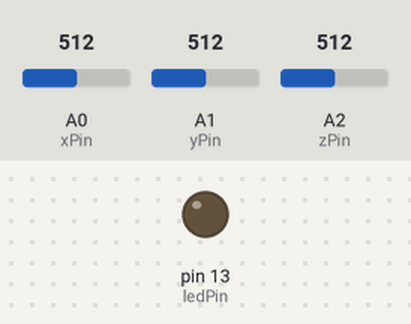
Recording of a sketch running on a simulated Arduino Uno, built with avr-gcc and run on an emulated ATmega328P. Shown: output pins drawn as LEDs (lit = HIGH). Inputs (shaded band) come from the test bench; at power-on: A0 (xPin) = 512, A1 (yPin) = 512, A2 (zPin) = 512. What the sketch prints to the serial monitor is not drawn.

Above: at 4.2 s.
4.3 s: A0 (xPin) set to 523
5.8 s: A0 (xPin) set to 547
At 6.8 s:
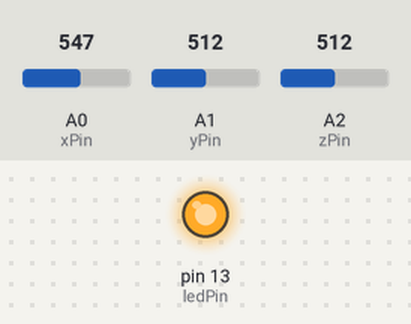
Timing chart, 0 to 10.6 s (numbered marks = the images above; inputs shaded):
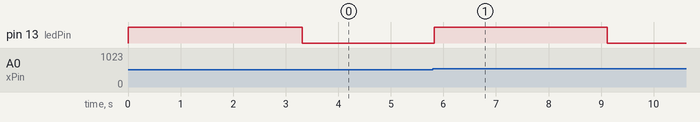

Measured:
- the behaviour switches between 532 and 533 on A0 (xPin) (found by bisection; images 0 and 1)
- after the input at 4.3 s, every drawn part: stays the same
- after the input at 5.8 s, pin 13 (ledPin): LOW → HIGH at once, → LOW 3.3 s later

The sketch:

stability_alarm.ino
```cpp
const int xPin = 0;
const int yPin = 1;
const int zPin = 2;
const int rfPin = 4;
const int ledPin = 13;

int xx, yy, zz;

unsigned int counter;
int moving = 0;

void setup() {
  Serial.begin(57600);
  Serial.println("start");
  pinMode(ledPin, OUTPUT);
  Serial.end();
  setupTimer();
}

int readMovement() {
   int x, y, z;
   x = analogRead(xPin);
   y = analogRead(yPin);
   z = analogRead(zPin);
   int diff = abs(x - xx) + abs(y - yy) + abs(z - zz);
   xx = x;
   yy = y;
   zz = z;
   return diff;
}

int movementDetected() {
  return readMovement() > 20;
}

void setupTimer() {
  /* First disable the timer overflow interrupt while we're configuring */
  TIMSK2 &= ~(1<<TOIE2);

  /* Configure timer2 in normal mode (pure counting, no PWM etc.) */
  TCCR2A &= ~((1<<WGM21) | (1<<WGM20));
  TCCR2B &= ~(1<<WGM22);

  /* Select clock source: internal I/O clock */
  ASSR &= ~(1<<AS2);

  /* Disable Compare Match A interrupt enable (only want overflow) */
  TIMSK2 &= ~(1<<OCIE2A);

  /* Now configure the prescaler to CPU clock divided by 1024 */
  TCCR2B |= (1<<CS22) | (1<<CS21) | (1<<CS20);
}

ISR(TIMER2_OVF_vect) {
  if (counter++ > 200) {
    stopTimer();
    moving = 0;
    digitalWrite(ledPin, LOW);
  }
}

void resetTimer() {
  Serial.println("resetTimer");
  counter = 0;
}

void startTimer() {
  Serial.println("startTimer");
  TCNT2 = 0;
  counter = 0;
  moving = 1;
  TIMSK2 |= (1<<TOIE2);
}

void stopTimer() {
  Serial.println("stopTimer");
  TIMSK2 &= ~(1<<TOIE2);
}

void loop() {
  if (movementDetected()) {
    if (moving) {
      resetTimer();
    } else {
      startTimer();
    }

    digitalWrite(ledPin, HIGH);
  }
  delay(100);
}
```
